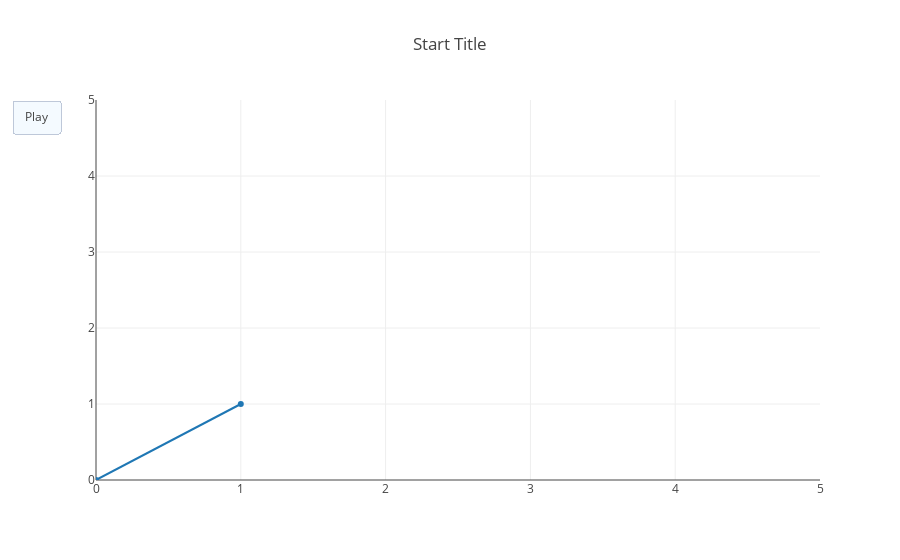

The notebook cell this image was saved under:
### Markdown cell above
## Try to animate 
First, the toy example from https://plot.ly/python/animations/

### Code cell
figure = {'data': [{'x': [0, 1], 'y': [0, 1]}],
          'layout': {'xaxis': {'range': [0, 5], 'autorange': False},
                     'yaxis': {'range': [0, 5], 'autorange': False},
                     'title': 'Start Title',
                     'updatemenus': [{'type': 'buttons',
                                      'buttons': [{'label': 'Play',
                                                   'method': 'animate',
                                                   'args': [None]}]}]
                    },
          'frames': [{'data': [{'x': [1, 2], 'y': [1, 2]}]},
                     {'data': [{'x': [1, 4], 'y': [1, 4]}]},
                     {'data': [{'x': [3, 4], 'y': [3, 4]}],
                      'layout': {'title': 'End Title'}}]}

iplot(figure)

### Figure 1 — Plotly figure (JSON) as saved in the notebook; plotly's stock layout.template omitted (floating-point values rounded to 4 significant figures)
{"data": [{"type": "scatter", "uid": "8cf113b7-6a7c-4174-affa-d934d2a32170", "x": [0, 1], "y": [0, 1]}], "layout": {"title": {"text": "Start Title"}, "updatemenus": [{"buttons": [{"args": [null], "label": "Play", "method": "animate"}], "type": "buttons"}], "xaxis": {"autorange": false, "range": [0, 5]}, "yaxis": {"autorange": false, "range": [0, 5]}}}
